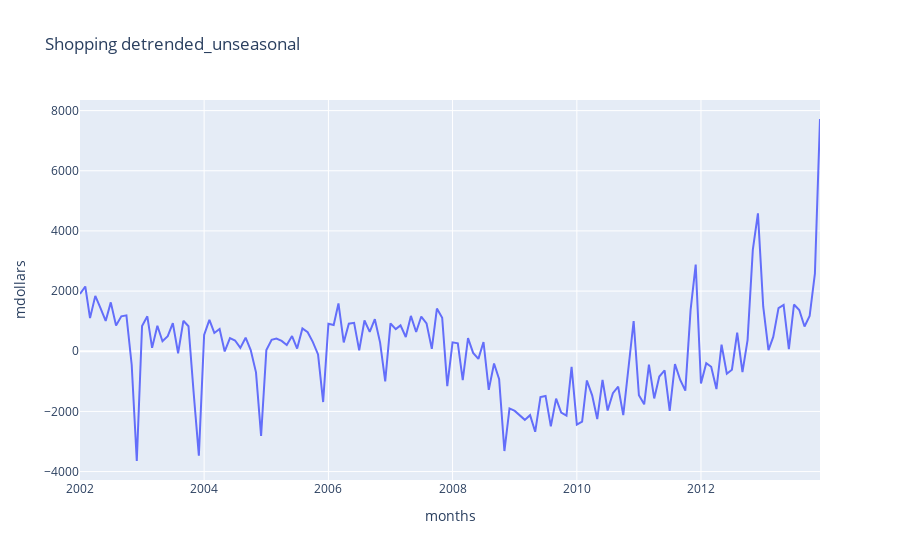

This figure's notebook cell:
### Markdown cell above
Die Kurve deutet darauf hin, dass in den "Dezembern" das Weihnachtsgeschäft deutlich aus dem sonstigen Kaufgeschehen hinausgeht und sich über die Jahre auch verstärkt

### Code cell
# 4. Saisonbereinigung der trendbereinigten Zeitreihe
monthly_means = shopping_detrended.groupby(shopping_detrended.index.month).mean()
# Berechnung der Differenz aus den jeweiligen Monatsumsätzen minus den dem zugehörigen Monatsmittelwert über die Jahre
shopping_detrended_unseasonal = shopping_detrended - np.tile(monthly_means,(12,1))

# Plot detrended und unseasonal
df = pd.DataFrame()
df['mdollars'] = shopping_detrended_unseasonal
df['months'] = shopping_df.index
fig = px.line(df, x="months", y="mdollars", title='Shopping detrended_unseasonal')
fig.show()
monthly_means

### Figure 1 — Plotly figure (JSON) as saved in the notebook; plotly's stock layout.template omitted (floating-point values rounded to 4 significant figures; data arrays with more than 128 entries replaced by an {"elided": "..."} marker saying what was removed)
{"data": [{"hovertemplate": "months=%{x}<br>mdollars=%{y}<extra></extra>", "legendgroup": "", "line": {"color": "#636efa", "dash": "solid"}, "marker": {"symbol": "circle"}, "mode": "lines", "name": "", "orientation": "v", "showlegend": false, "x": {"elided": "144 str values"}, "xaxis": "x", "y": {"elided": "144 float values"}, "yaxis": "y", "type": "scatter"}], "layout": {"xaxis": {"anchor": "y", "domain": [0.0, 1.0], "title": {"text": "months"}}, "yaxis": {"anchor": "x", "domain": [0.0, 1.0], "title": {"text": "mdollars"}}, "legend": {"tracegroupgap": 0}, "title": {"text": "Shopping detrended_unseasonal"}}}
